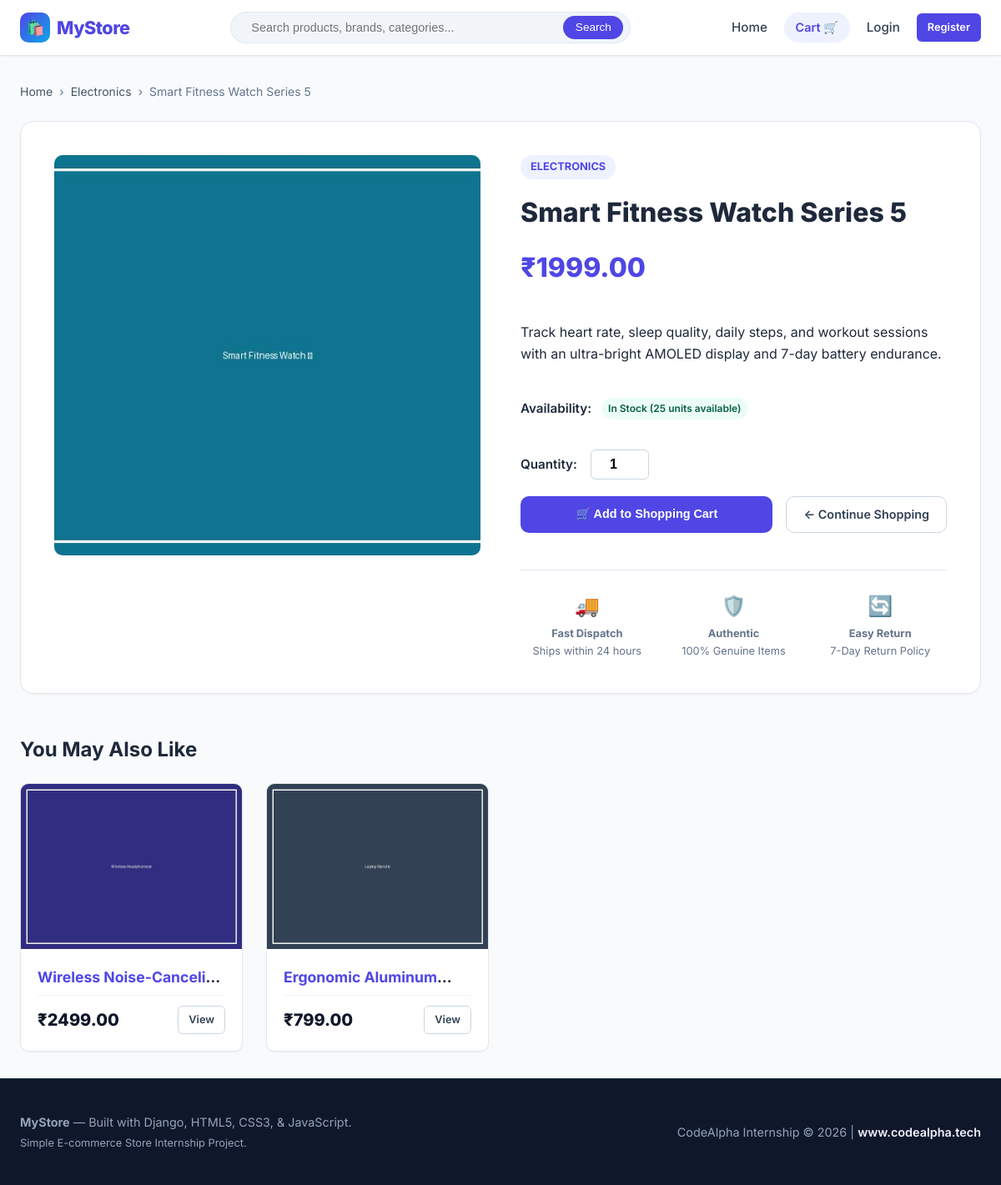
Screenshot of /product/2/ with the database file from the repository.
### store/models.py (models this page shows, shortened)
class Product(models.Model):
    name = models.CharField(max_length=200)
    description = models.TextField()
    price = models.DecimalField(max_digits=10, decimal_places=2)
    image = models.ImageField(upload_to='products/', blank=True, null=True)
    stock = models.PositiveIntegerField(default=0)
    category = models.CharField(max_length=100, blank=True)
    created_at = models.DateTimeField(auto_now_add=True)

### store/views.py (the view)
# urls.py: path('product/<int:product_id>/', views.product_detail, name='product_detail'),
def product_detail(request, product_id):
    product = get_object_or_404(Product, id=product_id)
    related_products = Product.objects.filter(
        category=product.category
    ).exclude(id=product.id)[:4] if product.category else Product.objects.exclude(id=product.id)[:4]
    return render(
        request,
        'store/product_detail.html',
        {
            'product': product,
            'related_products': related_products,
        }
    )

### store/cart.py (called while the page is built)
    def __len__(self):
        return sum(item['quantity'] for item in self.cart.values())

### store/context_processors.py (called while the page is built)
def cart_context(request):
    return {
        'cart': Cart(request)
    }

### templates/store/product_detail.html (shortened to what this page needs)
{% extends 'base.html' %}
{% load static %}
{% block content %}
<nav class="breadcrumb">
    <a href="{% url 'home' %}">Home</a> &rsaquo;
    {% if product.category %}
        <a href="{% url 'home' %}?category={{ product.category }}">{{ product.category }}</a> &rsaquo;
    {% endif %}
    <span>{{ product.name }}</span>
</nav>
<div class="detail-layout">
    <div class="detail-image-box">
        {% if product.image %}
            <img src="{{ product.image.url }}" alt="{{ product.name }}">
        {% else %}
            <div style="width: 100%; height: 380px; display: flex; align-items: center; justify-content: center; background: #e2e8f0; font-size: 5rem; color: #94a3b8;">
                🛍️
            </div>
        {% endif %}
    </div>
    <div class="detail-content">
        {% if product.category %}
            <span class="detail-category">{{ product.category }}</span>
        {% endif %}
        <h1 class="detail-title">{{ product.name }}</h1>
        <div class="detail-price">
            ₹{{ product.price }}
        </div>
        <p class="detail-desc">
            {{ product.description|linebreaks }}
        </p>
        <div class="detail-stock-row">
            <span>Availability:</span>
            {% if product.stock > 0 %}
                <span class="stock-tag in-stock">In Stock ({{ product.stock }} units available)</span>
            {% else %}
                <span class="stock-tag out-of-stock">Currently Out of Stock</span>
            {% endif %}
        </div>
        {% if product.stock > 0 %}
            <form action="{% url 'cart_add' product.id %}" method="POST" style="margin-top: 1rem;">
                <div style="display: flex; align-items: center; gap: 1rem; margin-bottom: 1.25rem;">
                    <label for="quantity" style="font-weight: 600; font-size: 0.95rem;">Quantity:</label>
                    <input type="number" id="quantity" name="quantity" value="1" min="1" max="{{ product.stock }}" class="quantity-input">
                </div>
                <div class="detail-actions">
                    <button type="submit" class="btn btn-primary" style="flex: 1;">
                        🛒 Add to Shopping Cart
                    </button>
                    <a href="{% url 'home' %}" class="btn btn-secondary">
                        &larr; Continue Shopping
                    </a>
                </div>
            </form>
        {% else %}
            <div style="margin-top: 1.5rem;">
                <p style="color: var(--danger); font-weight: 600; margin-bottom: 1rem;">This item is currently out of stock. Please check back later.</p>
                <a href="{% url 'home' %}" class="btn btn-secondary">&larr; Back to Shop</a>
            </div>
        {% endif %}
        <div class="feature-perks">
            <div class="perk-item">
                <span class="perk-icon">🚚</span>
                <strong>Fast Dispatch</strong>
                <span>Ships within 24 hours</span>
            </div>
            <div class="perk-item">
                <span class="perk-icon">🛡️</span>
                <strong>Authentic</strong>
                <span>100% Genuine Items</span>
            </div>
            <div class="perk-item">
                <span class="perk-icon">🔄</span>
                <strong>Easy Return</strong>
                <span>7-Day Return Policy</span>
            </div>
        </div>
    </div>
</div>
{% if related_products %}
    <section style="margin-top: 3rem;">
        <h2 style="font-size: 1.5rem; font-weight: 700; margin-bottom: 1.25rem; color: var(--gray-800);">
            You May Also Like
        </h2>
        <div class="product-grid">
            {% for item in related_products %}
                <div class="product-card">
                    <div class="card-img-wrapper">
                        {% if item.image %}
                            <img src="{{ item.image.url }}" alt="{{ item.name }}" loading="lazy">
                        {% else %}
                            <div style="width: 100%; height: 100%; display: flex; align-items: center; justify-content: center; background: #e2e8f0; font-size: 2rem;">🛍️</div>
                        {% endif %}
                    </div>
                    <div class="card-body">
                        <h4 class="card-title"><a href="{% url 'product_detail' item.id %}">{{ item.name }}</a></h4>
                        <div class="card-footer">
                            <span class="card-price">₹{{ item.price }}</span>
                            <a href="{% url 'product_detail' item.id %}" class="btn btn-secondary btn-sm">View</a>
                        </div>
                    </div>
                </div>
            {% endfor %}
        </div>
    </section>
{% endif %}
{% endblock %}

### rows the page displays
Product: category "Electronics", name "Smart Fitness Watch Series 5", image (picture), category "ELECTRONICS", price "1999.00", description "Track heart rate, sleep quality, daily steps, and workout sessions with an ultra-bright AMOLED display and 7-day battery endurance.", stock "25"
Product: image (picture), name "Wireless…", price "2499.00"
Product: image (picture), name "Ergonomic…", price "799.00"
